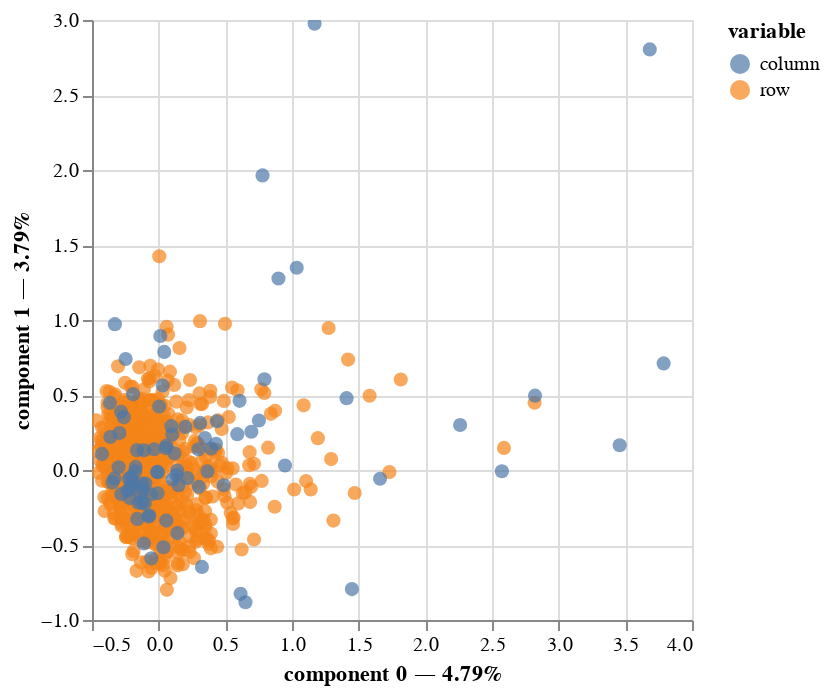

The code cell stored with this chart in its notebook:
### Code cell
#Visualization
mca.plot(
    df_cleaned[categorical_columns],
    x_component=0,
    y_component=1,
    show_column_markers=True,
    show_row_markers=True,
    show_column_labels=False,
    show_row_labels=False
)

### Figure 1 — Vega-Lite specification as saved in the notebook (floating-point values rounded to 4 significant figures; data arrays with more than 128 entries replaced by an {"elided": "..."} marker saying what was removed)
{"config": {"view": {"continuousWidth": 300, "continuousHeight": 300}}, "layer": [{"data": {"name": "data-de28f3d2add6fc31bfb51e11a0422c2d"}, "mark": {"type": "circle", "size": 50}, "encoding": {"color": {"field": "variable", "type": "nominal"}, "tooltip": [{"field": "variable", "type": "nominal"}, {"field": "value", "type": "nominal"}, {"field": "component 0", "type": "quantitative"}, {"field": "component 1", "type": "quantitative"}], "x": {"axis": {"title": "component 0 — 4.79%"}, "field": "component 0", "scale": {"zero": false}, "type": "quantitative"}, "y": {"axis": {"title": "component 1 — 3.79%"}, "field": "component 1", "scale": {"zero": false}, "type": "quantitative"}}, "name": "view_1"}, {"data": {"name": "data-b11ca25cf2dc05a39dfae6fb8458eac3"}, "mark": {"type": "circle", "size": 50}, "encoding": {"color": {"field": "variable", "type": "nominal"}, "tooltip": [{"field": "variable", "type": "nominal"}, {"field": "value", "type": "nominal"}, {"field": "component 0", "type": "quantitative"}, {"field": "component 1", "type": "quantitative"}], "x": {"axis": {"title": "component 0 — 4.79%"}, "field": "component 0", "scale": {"zero": false}, "type": "quantitative"}, "y": {"axis": {"title": "component 1 — 3.79%"}, "field": "component 1", "scale": {"zero": false}, "type": "quantitative"}}}], "params": [{"name": "param_1", "select": {"type": "interval", "encodings": ["x", "y"]}, "bind": "scales", "views": ["view_1"]}], "$schema": "https://vega.github.io/schema/vega-lite/v5.16.3.json", "datasets": {"data-de28f3d2add6fc31bfb51e11a0422c2d": {"elided": "687 records"}, "data-b11ca25cf2dc05a39dfae6fb8458eac3": [{"component 0": -0.01223, "component 1": -0.01295, "component 2": -0.03997, "variable": "column", "value": "How often do you travel by plane?_1", "label": "How often do you travel by plane?_1"}, {"component 0": -0.09923, "component 1": -0.09031, "component 2": -0.06119, "variable": "column", "value": "How often do you travel by plane?_2", "label": "How often do you travel by plane?_2"}, {"component 0": 0.6066, "component 1": 0.4611, "component 2": 1.407, "variable": "column", "value": "How often do you travel by plane?_3", "label": "How often do you travel by plane?_3"}, {"component 0": 1.169, "component 1": 2.975, "component 2": -1.479, "variable": "column", "value": "How often do you travel by plane?_4", "label": "How often do you travel by plane?_4"}, {"component 0": 3.683, "component 1": 2.804, "component 2": -3.958, "variable": "column", "value": "How often do you travel by plane?_5", "label": "How often do you travel by plane?_5"}, {"component 0": -0.3282, "component 1": 0.9722, "component 2": 0.1727, "variable": "column", "value": "Do you ever recline your seat when you fly?_0.0", "label": "Do you ever recline your seat when you fly?_0.0"}, {"component 0": -0.2821, "component 1": 0.3876, "component 2": -0.05765, "variable": "column", "value": "Do you ever recline your seat when you fly?_1.0", "label": "Do you ever recline your seat when you fly?_1.0"}, {"component 0": -0.1619, "component 1": 0.132, "component 2": -0.01464, "variable": "column", "value": "Do you ever recline your seat when you fly?_2.0", "label": "Do you ever recline your seat when you fly?_2.0"}, {"component 0": 0.05671, "component 1": -0.3372, "component 2": -0.08425, "variable": "column", "value": "Do you ever recline your seat when you fly?_3.0", "label": "Do you ever recline your seat when you fly?_3.0"}, {"component 0": 0.6509, "component 1": -0.8818, "component 2": 0.05936, "variable": "column", "value": "Do you ever recline your seat when you fly?_4.0", "label": "Do you ever recline your seat when you fly?_4.0"}, {"component 0": 0.1048, "component 1": -0.06348, "component 2": 0.05613, "variable": "column", "value": "Do you have any children under 18?_0.0", "label": "Do you have any children under 18?_0.0"}, {"component 0": -0.3626, "component 1": 0.2197, "component 2": -0.1943, "variable": "column", "value": "Do you have any children under 18?_1.0", "label": "Do you have any children under 18?_1.0"}, {"component 0": 0.3011, "component 1": -0.1122, "component 2": -0.8884, "variable": "column", "value": "In a row of three seats, who should get to use the two arm rests?_1.0", "label": "In a row of three seats, who should get to use the two arm rests?_1.0"}, {"component 0": 0.01246, "component 1": 0.8935, "component 2": -0.2434, "variable": "column", "value": "In a row of three seats, who should get to use the two arm rests?_2.0", "label": "In a row of three seats, who should get to use the two arm rests?_2.0"}, {"component 0": 0.8983, "component 1": 1.277, "component 2": 1.463, "variable": "column", "value": "In a row of three seats, who should get to use the two arm rests?_3.0", "label": "In a row of three seats, who should get to use the two arm rests?_3.0"}, {"component 0": -0.1039, "component 1": -0.2258, "component 2": 0.01156, "variable": "column", "value": "In a row of three seats, who should get to use the two arm rests?_4.0", "label": "In a row of three seats, who should get to use the two arm rests?_4.0"}, {"component 0": 0.1329, "component 1": -0.03393, "component 2": -0.3994, "variable": "column", "value": "In a row of three seats, who should get to use the two arm rests?_5.0", "label": "In a row of three seats, who should get to use the two arm rests?_5.0"}, {"component 0": 0.03579, "component 1": -0.5149, "component 2": 0.3242, "variable": "column", "value": "In a row of two seats, who should get to use the middle arm rest?_1.0", "label": "In a row of two seats, who should get to use the middle arm rest?_1.0"}, {"component 0": 0.03008, "component 1": 0.5634, "component 2": -0.1061, "variable": "column", "value": "In a row of two seats, who should get to use the middle arm rest?_2.0", "label": "In a row of two seats, who should get to use the middle arm rest?_2.0"}, {"component 0": 1.036, "component 1": 1.348, "component 2": 1.578, "variable": "column", "value": "In a row of two seats, who should get to use the middle arm rest?_3.0", "label": "In a row of two seats, who should get to use the middle arm rest?_3.0"}, {"component 0": -0.1249, "component 1": -0.219, "component 2": 0.007127, "variable": "column", "value": "In a row of two seats, who should get to use the middle arm rest?_4.0", "label": "In a row of two seats, who should get to use the middle arm rest?_4.0"}, {"component 0": 0.4368, "component 1": 0.3248, "component 2": -1.083, "variable": "column", "value": "In a row of two seats, who should get to use the middle arm rest?_5.0", "label": "In a row of two seats, who should get to use the middle arm rest?_5.0"}, {"component 0": 0.2004, "component 1": 0.2874, "component 2": 0.0006952, "variable": "column", "value": "Who should have control over the window shade?_0.0", "label": "Who should have control over the window shade?_0.0"}, {"component 0": -0.1517, "component 1": -0.2176, "component 2": -0.0005263, "variable": "column", "value": "Who should have control over the window shade?_1.0", "label": "Who should have control over the window shade?_1.0"}, {"component 0": -0.1723, "component 1": 0.02055, "component 2": 0.06466, "variable": "column", "value": "Is itrude to move to an unsold seat on a plane?_0.0", "label": "Is itrude to move to an unsold seat on a plane?_0.0"}, {"component 0": 0.4878, "component 1": -0.1018, "component 2": -0.5779, "variable": "column", "value": "Is itrude to move to an unsold seat on a plane?_1.0", "label": "Is itrude to move to an unsold seat on a plane?_1.0"}, {"component 0": 1.66, "component 1": -0.05864, "component 2": 0.64, "variable": "column", "value": "Is itrude to move to an unsold seat on a plane?_2.0", "label": "Is itrude to move to an unsold seat on a plane?_2.0"}, {"component 0": -0.1764, "component 1": -0.009484, "component 2": 0.0327, "variable": "column", "value": "Generally speaking, is it rude to say more than a few words tothe stranger sitting next to you on a plane?_0.0", "label": "Generally speaking, is it rude to say more than a few words tothe stranger sitting next to you on a plane?_0.0"}, {"component 0": 0.3663, "component 1": -0.009323, "component 2": -0.3509, "variable": "column", "value": "Generally speaking, is it rude to say more than a few words tothe stranger sitting next to you on a plane?_1.0", "label": "Generally speaking, is it rude to say more than a few words tothe stranger sitting next to you on a plane?_1.0"}, {"component 0": 2.261, "component 1": 0.2998, "component 2": 1.32, "variable": "column", "value": "Generally speaking, is it rude to say more than a few words tothe stranger sitting next to you on a plane?_2.0", "label": "Generally speaking, is it rude to say more than a few words tothe stranger sitting next to you on a plane?_2.0"}, {"component 0": -0.1918, "component 1": 0.5054, "component 2": 0.383, "variable": "column", "value": "On a 6 hour flight from NYC to LA, how many times is it acceptable to get up if you're not in an aisle seat?_0.0", "label": "On a 6 hour flight from NYC to LA, how many times is it acceptable to get up if you're not in an aisle seat?_0.0"}, {"component 0": -0.3006, "component 1": 0.01813, "component 2": 0.2743, "variable": "column", "value": "On a 6 hour flight from NYC to LA, how many times is it acceptable to get up if you're not in an aisle seat?_1.0", "label": "On a 6 hour flight from NYC to LA, how many times is it acceptable to get up if you're not in an aisle seat?_1.0"}, {"component 0": -0.2338, "component 1": -0.138, "component 2": 0.08459, "variable": "column", "value": "On a 6 hour flight from NYC to LA, how many times is it acceptable to get up if you're not in an aisle seat?_2.0", "label": "On a 6 hour flight from NYC to LA, how many times is it acceptable to get up if you're not in an aisle seat?_2.0"}, {"component 0": 0.149, "component 1": -0.1016, "component 2": -0.2684, "variable": "column", "value": "On a 6 hour flight from NYC to LA, how many times is it acceptable to get up if you're not in an aisle seat?_3.0", "label": "On a 6 hour flight from NYC to LA, how many times is it acceptable to get up if you're not in an aisle seat?_3.0"}, {"component 0": 0.5897, "component 1": 0.2388, "component 2": -0.4317, "variable": "column", "value": "On a 6 hour flight from NYC to LA, how many times is it acceptable to get up if you're not in an aisle seat?_4.0", "label": "On a 6 hour flight from NYC to LA, how many times is it acceptable to get up if you're not in an aisle seat?_4.0"}, {"component 0": 3.787, "component 1": 0.7106, "component 2": 1.587, "variable": "column", "value": "On a 6 hour flight from NYC to LA, how many times is it acceptable to get up if you're not in an aisle seat?_5.0", "label": "On a 6 hour flight from NYC to LA, how many times is it acceptable to get up if you're not in an aisle seat?_5.0"}, {"component 0": -0.2476, "component 1": 0.74, "component 2": 0.05785, "variable": "column", "value": "Under normal circumstances, does a person who reclines their seat during a flight have any obligation to the person sitting behind them?_0.0", "label": "Under normal circumstances, does a person who reclines their seat during a flight have any obligation to the person sitting behind them?_0.0"}, {"component 0": 0.1408, "component 1": -0.4207, "component 2": -0.03289, "variable": "column", "value": "Under normal circumstances, does a person who reclines their seat during a flight have any obligation to the person sitting behind them?_1.0", "label": "Under normal circumstances, does a person who reclines their seat during a flight have any obligation to the person sitting behind them?_1.0"}, {"component 0": -0.3651, "component 1": 0.4482, "component 2": 0.09412, "variable": "column", "value": "Is itrude to recline your seat on a plane?_0.0", "label": "Is itrude to recline your seat on a plane?_0.0"}, {"component 0": 0.3245, "component 1": -0.6459, "component 2": -0.2601, "variable": "column", "value": "Is itrude to recline your seat on a plane?_1.0", "label": "Is itrude to recline your seat on a plane?_1.0"}, {"component 0": 1.449, "component 1": -0.7938, "component 2": 0.3289, "variable": "column", "value": "Is itrude to recline your seat on a plane?_2.0", "label": "Is itrude to recline your seat on a plane?_2.0"}, {"component 0": -0.2613, "component 1": 0.3511, "component 2": -0.007919, "variable": "column", "value": "Given the opportunity, would you eliminate the possibility of reclining seats on planes entirely?_0.0", "label": "Given the opportunity, would you eliminate the possibility of reclining seats on planes entirely?_0.0"}, {"component 0": 0.6144, "component 1": -0.8254, "component 2": 0.01862, "variable": "column", "value": "Given the opportunity, would you eliminate the possibility of reclining seats on planes entirely?_1.0", "label": "Given the opportunity, would you eliminate the possibility of reclining seats on planes entirely?_1.0"}, {"component 0": -0.224, "component 1": -0.05779, "component 2": 0.2569, "variable": "column", "value": "Is it rude to ask someone to switch seats with you in order to be closer to friends?_0.0", "label": "Is it rude to ask someone to switch seats with you in order to be closer to friends?_0.0"}, {"component 0": 0.3472, "component 1": 0.2127, "component 2": -1.054, "variable": "column", "value": "Is it rude to ask someone to switch seats with you in order to be closer to friends?_1.0", "label": "Is it rude to ask someone to switch seats with you in order to be closer to friends?_1.0"}, {"component 0": 2.574, "component 1": -0.008207, "component 2": 0.625, "variable": "column", "value": "Is it rude to ask someone to switch seats with you in order to be closer to friends?_2.0", "label": "Is it rude to ask someone to switch seats with you in order to be closer to friends?_2.0"}, {"component 0": -0.2075, "component 1": -0.04731, "component 2": 0.1644, "variable": "column", "value": "Is itrude to ask someone to switch seats with you in order to be closer to family?_0.0", "label": "Is itrude to ask someone to switch seats with you in order to be closer to family?_0.0"}, {"component 0": 0.6952, "component 1": 0.2549, "component 2": -1.131, "variable": "column", "value": "Is itrude to ask someone to switch seats with you in order to be closer to family?_1.0", "label": "Is itrude to ask someone to switch seats with you in order to be closer to family?_1.0"}, {"component 0": 3.458, "component 1": 0.1653, "component 2": 1.011, "variable": "column", "value": "Is itrude to ask someone to switch seats with you in order to be closer to family?_2.0", "label": "Is itrude to ask someone to switch seats with you in order to be closer to family?_2.0"}, {"component 0": -0.1948, "component 1": -0.08004, "component 2": 0.2626, "variable": "column", "value": "Is it rude to wake a passenger up if you are trying to go to the bathroom?_0.0", "label": "Is it rude to wake a passenger up if you are trying to go to the bathroom?_0.0"}, {"component 0": 0.1184, "component 1": 0.1106, "component 2": -0.5745, "variable": "column", "value": "Is it rude to wake a passenger up if you are trying to go to the bathroom?_1.0", "label": "Is it rude to wake a passenger up if you are trying to go to the bathroom?_1.0"}, {"component 0": 2.823, "component 1": 0.4957, "component 2": 0.6408, "variable": "column", "value": "Is it rude to wake a passenger up if you are trying to go to the bathroom?_2.0", "label": "Is it rude to wake a passenger up if you are trying to go to the bathroom?_2.0"}, {"component 0": -0.3471, "component 1": -0.08264, "component 2": 0.5943, "variable": "column", "value": "Is itrude to wake a passenger up if you are trying to walk around?_0.0", "label": "Is itrude to wake a passenger up if you are trying to walk around?_0.0"}, {"component 0": -0.1256, "component 1": -0.08989, "component 2": -0.1517, "variable": "column", "value": "Is itrude to wake a passenger up if you are trying to walk around?_1.0", "label": "Is itrude to wake a passenger up if you are trying to walk around?_1.0"}, {"component 0": 0.752, "component 1": 0.3299, "component 2": -0.3656, "variable": "column", "value": "Is itrude to wake a passenger up if you are trying to walk around?_2.0", "label": "Is itrude to wake a passenger up if you are trying to walk around?_2.0"}, {"component 0": -0.281, "component 1": -0.1606, "component 2": 0.01272, "variable": "column", "value": "In general, is itrude to bring a baby on a plane?_0.0", "label": "In general, is itrude to bring a baby on a plane?_0.0"}, {"component 0": 0.3114, "component 1": 0.314, "component 2": -0.4078, "variable": "column", "value": "In general, is itrude to bring a baby on a plane?_1.0", "label": "In general, is itrude to bring a baby on a plane?_1.0"}, {"component 0": 1.409, "component 1": 0.4788, "component 2": 0.8825, "variable": "column", "value": "In general, is itrude to bring a baby on a plane?_2.0", "label": "In general, is itrude to bring a baby on a plane?_2.0"}, {"component 0": -0.4254, "component 1": 0.1074, "component 2": 0.117, "variable": "column", "value": "In general, is it rude to knowingly bring unruly children on a plane?_0.0", "label": "In general, is it rude to knowingly bring unruly children on a plane?_0.0"}, {"component 0": -0.2169, "component 1": -0.1873, "component 2": -0.2743, "variable": "column", "value": "In general, is it rude to knowingly bring unruly children on a plane?_1.0", "label": "In general, is it rude to knowingly bring unruly children on a plane?_1.0"}, {"component 0": 0.3944, "component 1": 0.1434, "component 2": 0.2266, "variable": "column", "value": "In general, is it rude to knowingly bring unruly children on a plane?_2.0", "label": "In general, is it rude to knowingly bring unruly children on a plane?_2.0"}, {"component 0": -0.008217, "component 1": -0.155, "component 2": 0.08594, "variable": "column", "value": "Have you ever used personal electronics during take off or landing in violation of a flight attendant's direction?_0.0", "label": "Have you ever used personal electronics during take off or landing in violation of a flight attendant's direction?_0.0"}, {"component 0": 0.04174, "component 1": 0.7873, "component 2": -0.4366, "variable": "column", "value": "Have you ever used personal electronics during take off or landing in violation of a flight attendant's direction?_1.0", "label": "Have you ever used personal electronics during take off or landing in violation of a flight attendant's direction?_1.0"}, {"component 0": -0.005711, "component 1": -0.0144, "component 2": 0.009388, "variable": "column", "value": "Have you ever smoked a cigarette in an airplane bathroom when it was against the rules?_0.0", "label": "Have you ever smoked a cigarette in an airplane bathroom when it was against the rules?_0.0"}, {"component 0": 0.7789, "component 1": 1.964, "component 2": -1.281, "variable": "column", "value": "Have you ever smoked a cigarette in an airplane bathroom when it was against the rules?_1.0", "label": "Have you ever smoked a cigarette in an airplane bathroom when it was against the rules?_1.0"}, {"component 0": 0.05663, "component 1": 0.1624, "component 2": 0.1063, "variable": "column", "value": "Gender_0.0", "label": "Gender_0.0"}, {"component 0": -0.05646, "component 1": -0.1619, "component 2": -0.106, "variable": "column", "value": "Gender_1.0", "label": "Gender_1.0"}, {"component 0": 0.4296, "component 1": 0.175, "component 2": -0.5561, "variable": "column", "value": "Age_0.0", "label": "Age_0.0"}, {"component 0": 0.003763, "component 1": 0.4234, "component 2": -0.2566, "variable": "column", "value": "Age_1.0", "label": "Age_1.0"}, {"component 0": -0.2028, "component 1": -0.09494, "component 2": 0.3654, "variable": "column", "value": "Age_2.0", "label": "Age_2.0"}, {"component 0": -0.1109, "component 1": -0.4902, "component 2": 0.289, "variable": "column", "value": "Age_3.0", "label": "Age_3.0"}, {"component 0": 0.7934, "component 1": 0.6045, "component 2": 0.04761, "variable": "column", "value": "Household Income_0.0", "label": "Household Income_0.0"}, {"component 0": 0.1405, "component 1": -0.00442, "component 2": -0.2431, "variable": "column", "value": "Household Income_1.0", "label": "Household Income_1.0"}, {"component 0": -0.1192, "component 1": -0.1301, "component 2": -0.2331, "variable": "column", "value": "Household Income_2.0", "label": "Household Income_2.0"}, {"component 0": -0.2161, "component 1": -0.1196, "component 2": 0.3672, "variable": "column", "value": "Household Income_3.0", "label": "Household Income_3.0"}, {"component 0": -0.03466, "component 1": 0.1385, "component 2": 0.3202, "variable": "column", "value": "Household Income_4.0", "label": "Household Income_4.0"}, {"component 0": 0.9474, "component 1": 0.0303, "component 2": -1.562, "variable": "column", "value": "Education_0.0", "label": "Education_0.0"}, {"component 0": -0.0758, "component 1": -0.3099, "component 2": -0.6844, "variable": "column", "value": "Education_1.0", "label": "Education_1.0"}, {"component 0": 0.05335, "component 1": 0.1457, "component 2": -0.03311, "variable": "column", "value": "Education_2.0", "label": "Education_2.0"}, {"component 0": 0.1023, "component 1": 0.236, "component 2": -0.06448, "variable": "column", "value": "Education_3.0", "label": "Education_3.0"}, {"component 0": -0.1603, "component 1": -0.3259, "component 2": 0.294, "variable": "column", "value": "Education_4.0", "label": "Education_4.0"}, {"component 0": 0.09512, "component 1": 0.2924, "component 2": 0.1193, "variable": "column", "value": "Location (Census Region)_0.0", "label": "Location (Census Region)_0.0"}, {"component 0": -0.1347, "component 1": -0.1525, "component 2": -0.1428, "variable": "column", "value": "Location (Census Region)_1.0", "label": "Location (Census Region)_1.0"}, {"component 0": -0.2938, "component 1": 0.2469, "component 2": -0.2547, "variable": "column", "value": "Location (Census Region)_2.0", "label": "Location (Census Region)_2.0"}, {"component 0": 0.2984, "component 1": 0.1384, "component 2": -0.3765, "variable": "column", "value": "Location (Census Region)_3.0", "label": "Location (Census Region)_3.0"}, {"component 0": 0.2154, "component 1": -0.05455, "component 2": 0.2028, "variable": "column", "value": "Location (Census Region)_4.0", "label": "Location (Census Region)_4.0"}, {"component 0": -0.3313, "component 1": -0.05623, "component 2": 0.244, "variable": "column", "value": "Location (Census Region)_5.0", "label": "Location (Census Region)_5.0"}, {"component 0": -0.1114, "component 1": 0.1314, "component 2": 0.09311, "variable": "column", "value": "Location (Census Region)_6.0", "label": "Location (Census Region)_6.0"}, {"component 0": -0.05481, "component 1": -0.5889, "component 2": 0.1513, "variable": "column", "value": "Location (Census Region)_7.0", "label": "Location (Census Region)_7.0"}, {"component 0": -0.07042, "component 1": -0.3032, "component 2": -0.3411, "variable": "column", "value": "Location (Census Region)_8.0", "label": "Location (Census Region)_8.0"}]}}
